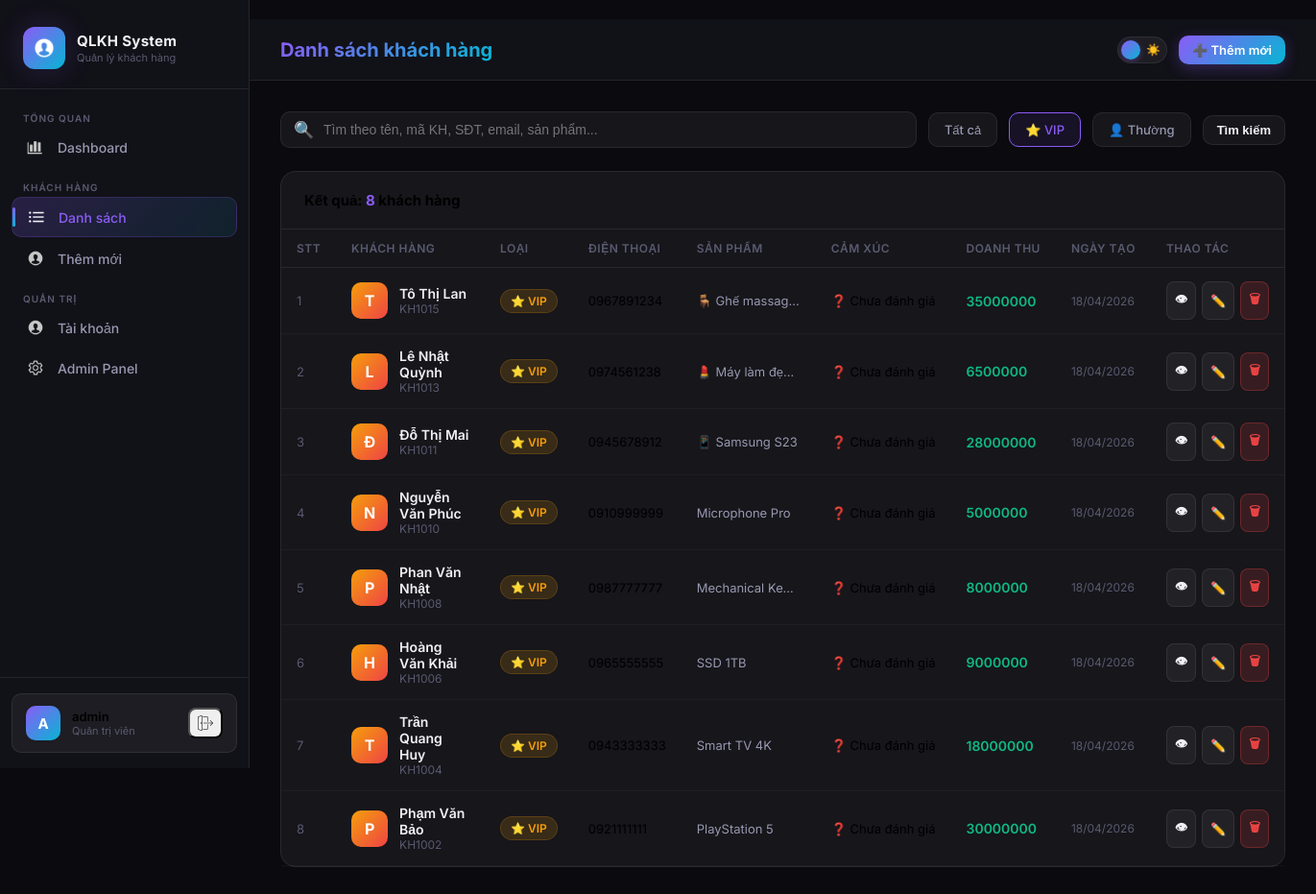
Before: /customers/list/?q=&type=VIP (signed in) with the older database file.
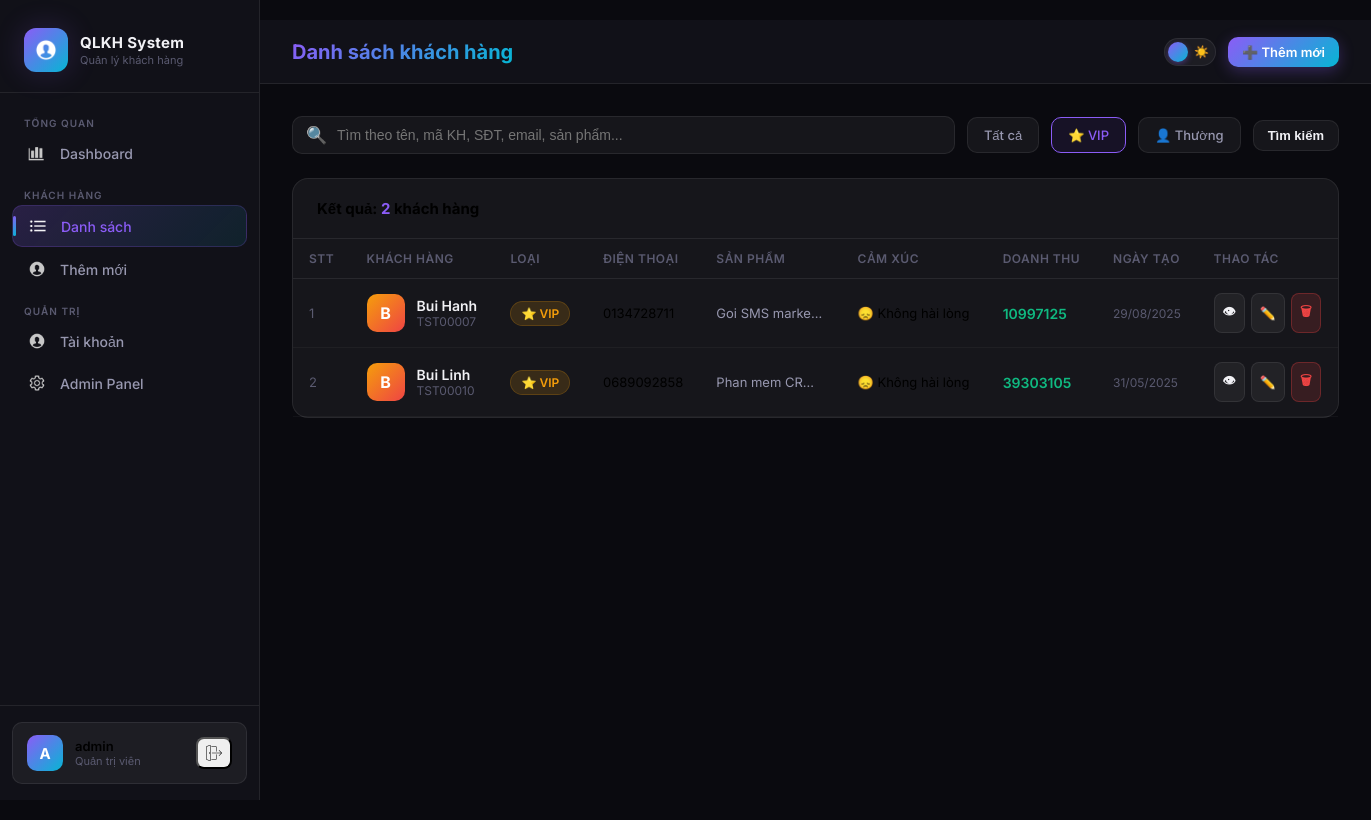
After: the same page with the newer database file.
### accounts/models.py (models this page shows, shortened)
class User(AbstractUser):
    ROLE_CHOICES = [
        ('admin', 'Quản trị viên'),
        ('user', 'Nhân viên'),
    ]
    role = models.CharField(max_length=20, choices=ROLE_CHOICES, default='user', verbose_name='Vai trò')
    class Meta:
        verbose_name = 'Người dùng'
        verbose_name_plural = 'Người dùng'
    def is_admin_user(self):
        return self.role == 'admin'

### customers/models.py (models this page shows, shortened)
class Customer(models.Model):
    GENDER_CHOICES = [
        ('Nam', 'Nam'),
        ('Nữ', 'Nữ'),
        ('Khác', 'Khác'),
    ]
    CUSTOMER_TYPE_CHOICES = [
        ('VIP', 'VIP'),
        ('Thường', 'Thường'),
    ]
    SENTIMENT_CHOICES = [
        ('positive', '😊 Tích cực'),
        ('neutral',  '😐 Trung lập'),
        ('negative', '😞 Tiêu cực'),
        ('',         'Chưa phân tích'),
    ]
    SATISFACTION_CHOICES = [
        ('satisfied', 'Hài lòng'),
        ('neutral', 'Trung lập'),
        ('dissatisfied', 'Không hài lòng'),
        ('', 'Chưa đánh giá'),
    ]
    customer_id   = models.CharField(max_length=50, unique=True, verbose_name='Mã KH', db_index=True)
    name          = models.CharField(max_length=255, verbose_name='Họ và tên')
    group_name    = models.CharField(max_length=100, default='Mặc định', verbose_name='Nhóm KH')
    gender        = models.CharField(max_length=20, choices=GENDER_CHOICES, default='Nam', verbose_name='Giới tính')
    phone         = models.CharField(max_length=20, default='', blank=True, verbose_name='Điện thoại')
    email         = models.EmailField(max_length=255, default='', blank=True, verbose_name='Email')
    customer_type = models.CharField(max_length=50, choices=CUSTOMER_TYPE_CHOICES, default='Thường', verbose_name='Loại KH')
    cmnd          = models.CharField(max_length=30, default='', blank=True, verbose_name='CMND/CCCD')
    birth_date    = models.DateField(null=True, blank=True, verbose_name='Ngày sinh')
    address       = models.CharField(max_length=255, default='', blank=True, verbose_name='Địa chỉ')
    product      = models.CharField(max_length=255, default='', verbose_name='Sản phẩm')
    quantity     = models.IntegerField(default=1, verbose_name='Số lượng')
    unit_price   = models.BigIntegerField(default=0, verbose_name='Đơn giá')
    total_amount = models.BigIntegerField(default=0, verbose_name='Thành tiền')
    feedback         = models.TextField(blank=True, default='', verbose_name='Phản hồi khách hàng')
    sentiment_label  = models.CharField(
        max_length=20, choices=SENTIMENT_CHOICES, default='', blank=True,
        verbose_name='Nhãn cảm xúc',
    )
    sentiment_score  = models.FloatField(null=True, blank=True, verbose_name='Điểm cảm xúc')
    satisfaction_label = models.CharField(
        max_length=20, choices=SATISFACTION_CHOICES, default='', blank=True,
        verbose_name='Mức độ hài lòng',
    )
    cluster_id = models.IntegerField(null=True, blank=True, verbose_name='Nhóm phân cụm')
    created_at = models.DateTimeField(default=timezone.now, verbose_name='Ngày tạo')
    updated_at = models.DateTimeField(null=True, blank=True, verbose_name='Cập nhật lần cuối')
    class Meta:
        verbose_name        = 'Khách hàng'
        verbose_name_plural = 'Khách hàng'
        ordering            = ['-created_at']
        indexes             = [
            models.Index(fields=['customer_type', 'sentiment_label']),
            models.Index(fields=['satisfaction_label']),
            models.Index(fields=['cluster_id']),
        ]
    def is_vip(self):
        return self.customer_type == 'VIP'
    @property
    def sentiment_emoji(self):
        return {'positive': '😊', 'negative': '😞', 'neutral': '😐'}.get(self.sentiment_label, '❓')

### customers/views.py (the view, shortened to what this page needs)
# urls.py: path('list/', views.customer_list_view, name='list'),
@login_required
def customer_list_view(request):
    search = request.GET.get('q', '').strip()
    filter_type = request.GET.get('type', '').strip()
    page_num = request.GET.get('page', 1)
    page_size = 20
    qs = Customer.objects.all()
    if filter_type in ('VIP', 'Thường'):
        qs = qs.filter(customer_type=filter_type)
    qs = qs.order_by('-created_at')
    total_count = qs.count()
    paginator = Paginator(qs, page_size)
    page_obj = paginator.get_page(page_num)
    context = {
        'customers': page_obj,
        'page_obj': page_obj,
        'search': search,
        'filter_type': filter_type,
        'total_count': total_count,
    }
    return render(request, 'customers/list.html', context)

### templates/customers/list.html (shortened to what this page needs)
{% extends 'base.html' %}
{% block page_title %}Danh sách khách hàng{% endblock %}
{% block topbar_actions %}
  <a href="{% url 'customers:add' %}" class="btn btn-primary btn-sm">➕ Thêm mới</a>
{% endblock %}
{% block content %}
<div class="filters-bar">
  <form method="get" style="display:contents">
    <div class="search-wrap">
      <span class="search-icon">🔍</span>
      <input type="text" name="q" value="{{ search }}" placeholder="Tìm theo tên, mã KH, SĐT, email, sản phẩm..." id="search-input">
    </div>
    <a href="{% url 'customers:list' %}" class="filter-chip {% if not filter_type %}active{% endif %}">Tất cả</a>
    <a href="?q={{ search }}&type=VIP" class="filter-chip {% if filter_type == 'VIP' %}active{% endif %}">⭐ VIP</a>
    <a href="?q={{ search }}&type=Thường" class="filter-chip {% if filter_type == 'Thường' %}active{% endif %}">👤 Thường</a>
    <button type="submit" class="btn btn-secondary btn-sm">Tìm kiếm</button>
  </form>
</div>
<div class="card" style="padding:0">
  <div style="display:flex;align-items:center;justify-content:space-between;padding:20px 24px;border-bottom:1px solid var(--border)">
    <h3 style="font-size:15px;font-weight:700">
      Kết quả: <span style="color:var(--accent)">{{ total_count }}</span> khách hàng
    </h3>
  </div>
  <div class="table-wrapper">
    {% if customers %}
    <table>
      <thead>
        <tr>
          <th>STT</th><th>Khách hàng</th><th>Loại</th><th>Điện thoại</th>
          <th>Sản phẩm</th><th>Cảm xúc</th><th>Doanh thu</th><th>Ngày tạo</th><th>Thao tác</th>
        </tr>
      </thead>
      <tbody>
        {% for c in customers %}
        <tr>
          <td style="color:var(--text-muted);font-size:13px">{{ forloop.counter }}</td>
          <td>
            <div style="display:flex;align-items:center;gap:12px">
              <div style="width:38px;height:38px;border-radius:10px;background:{% if c.is_vip %}var(--grad-3){% else %}var(--grad-1){% endif %};display:flex;align-items:center;justify-content:center;font-size:16px;font-weight:700;color:#fff;flex-shrink:0">
                {{ c.name|first|upper }}
              </div>
              <div>
                <a href="{% url 'customers:detail' c.pk %}" style="font-weight:600;color:var(--text-primary);text-decoration:none;font-size:14px;display:block">{{ c.name }}</a>
                <span style="font-size:12px;color:var(--text-muted)">{{ c.customer_id }}</span>
              </div>
            </div>
          </td>
          <td>{% if c.is_vip %}<span class="badge badge-vip">⭐ VIP</span>{% else %}<span class="badge badge-regular">👤 Thường</span>{% endif %}</td>
          <td style="font-size:13px">{{ c.phone|default:"—" }}</td>
          <td style="font-size:13px;max-width:140px;overflow:hidden;text-overflow:ellipsis;white-space:nowrap;color:var(--text-secondary)">{{ c.product|default:"—" }}</td>
          <td style="font-size:13px;white-space:nowrap">{{ c.sentiment_emoji }} {{ c.get_satisfaction_label_display|default:"—" }}</td>
          <td style="font-weight:600;color:var(--accent-3);font-size:14px">{{ c.total_amount|default:0 }}</td>
          <td style="font-size:12px;color:var(--text-muted)">{{ c.created_at|date:"d/m/Y" }}</td>
          <td>
            <div style="display:flex;gap:6px">
              <a href="{% url 'customers:detail' c.pk %}" class="btn btn-secondary btn-icon btn-sm" title="Xem">👁</a>
              <a href="{% url 'customers:edit' c.pk %}" class="btn btn-secondary btn-icon btn-sm" title="Sửa">✏️</a>
              {% if request.user.is_admin_user %}
              <a href="{% url 'customers:delete' c.pk %}" class="btn btn-danger btn-icon btn-sm" title="Xóa">🗑</a>
              {% endif %}
            </div>
          </td>
        </tr>
        {% endfor %}
      </tbody>
    </table>
    {% endif %}
  </div>
</div>
{% endblock %}

### templates/base.html (shortened to what this page needs)
﻿<!DOCTYPE html>
<html lang="vi" data-theme="dark">
<head>
{% load static %}
<link rel="stylesheet" href="{% static 'css/style.css' %}">
</head>
<body>
{% if user.is_authenticated %}
<div class="app-layout">
  <aside class="sidebar" id="sidebar">
    <div class="sidebar-brand">
      <a href="{% url 'customers:dashboard' %}" class="brand-logo">
        <div class="brand-icon"><img src="{% static 'images/icons/inventory/person_icon.png' %}" alt="QLKH"></div>
        <div class="brand-text">
          <span class="brand-name">QLKH System</span>
          <span class="brand-sub">Quản lý khách hàng</span>
        </div>
      </a>
    </div>
    <nav class="sidebar-nav">
      <div class="nav-section">
        <div class="nav-label">Tổng quan</div>
        <a href="{% url 'customers:dashboard' %}" class="nav-item {% if request.resolver_match.url_name == 'dashboard' %}active{% endif %}">
          <span class="icon"><img src="{% static 'images/icons/inventory/analytics_icon.png' %}" alt=""></span> Dashboard
        </a>
      </div>
      <div class="nav-section">
        <div class="nav-label">Khách hàng</div>
        <a href="{% url 'customers:list' %}" class="nav-item {% if request.resolver_match.url_name == 'list' %}active{% endif %}">
          <span class="icon"><img src="{% static 'images/icons/inventory/list_icon.png' %}" alt=""></span> Danh sách
        </a>
        <a href="{% url 'customers:add' %}" class="nav-item {% if request.resolver_match.url_name == 'add' %}active{% endif %}">
          <span class="icon"><img src="{% static 'images/icons/inventory/person_icon.png' %}" alt=""></span> Thêm mới
        </a>
      </div>
      {% if user.is_admin_user %}
      <div class="nav-section">
        <div class="nav-label">Quản trị</div>
        <a href="{% url 'accounts:register' %}" class="nav-item {% if request.resolver_match.url_name == 'register' %}active{% endif %}">
          <span class="icon"><img src="{% static 'images/icons/inventory/person_icon.png' %}" alt=""></span> Tài khoản
        </a>
        <a href="{% url 'admin:index' %}" class="nav-item" target="_blank">
          <span class="icon"><img src="{% static 'images/icons/inventory/settings_icon.png' %}" alt=""></span> Admin Panel
        </a>
      </div>
      {% endif %}
    </nav>
    <div class="sidebar-footer">
      <div class="user-card">
        <div class="user-avatar">{{ user.username|first|upper }}</div>
        <div class="user-info">
          <div class="user-name">{{ user.username }}</div>
          <div class="user-role">{{ user.get_role_display }}</div>
        </div>
        <form method="post" action="{% url 'accounts:logout' %}" style="margin:0">
          <button type="submit" class="user-logout" title="Đăng xuất">
            <img src="{% static 'images/icons/inventory/returns_icon.png' %}" alt="Đăng xuất" class="inline-icon">
          </button>
        </form>
      </div>
    </div>
  </aside>
  <main class="main-content">
    <header class="topbar">
      <div style="display:flex;align-items:center;gap:16px">
        <h1 class="page-title"><span>{% block page_title %}Dashboard{% endblock %}</span></h1>
      </div>
      <div class="topbar-actions">
        <button id="theme-toggle" title="Chuyển đổi giao diện" aria-label="Toggle theme">
          <span class="theme-track">
            <span>🌙</span>
            <span>☀️</span>
          </span>
          <span class="theme-thumb"></span>
        </button>
        {% block topbar_actions %}{% endblock %}
      </div>
    </header>
    <div class="page-content">{% block content %}{% endblock %}</div>
  </main>
</div>
{% endif %}
</body>
</html>

Changed rows visible on the page:
removed Customer: name|first "T", name "Tô Thị Lan", customer_id "KH1015", customer_type "⭐ VIP", phone "0967891234", product "🪑 Ghế massag…", sentiment_emoji "❓", satisfaction_label "Chưa đánh giá", total_amount "35000000", created_at "18/04/2026"
removed Customer: name|first "L", name "Lê Nhật Quỳnh", customer_id "KH1013", customer_type "⭐ VIP", phone "0974561238", product "💄 Máy làm đẹ…", sentiment_emoji "❓", satisfaction_label "Chưa đánh giá", total_amount "6500000", created_at "18/04/2026"
removed Customer: name|first "Đ", name "Đỗ Thị Mai", customer_id "KH1011", customer_type "⭐ VIP", phone "0945678912", product "📱 Samsung S23", sentiment_emoji "❓", satisfaction_label "Chưa đánh giá", total_amount "28000000", created_at "18/04/2026"
removed Customer: name|first "N", name "Nguyễn Văn Phúc", customer_id "KH1010", customer_type "⭐ VIP", phone "0910999999", product "Microphone Pro", sentiment_emoji "❓", satisfaction_label "Chưa đánh giá", total_amount "5000000", created_at "18/04/2026"
removed Customer: name|first "P", name "Phan Văn Nhật", customer_id "KH1008", customer_type "⭐ VIP", phone "0987777777", product "Mechanical Ke…", sentiment_emoji "❓", satisfaction_label "Chưa đánh giá", total_amount "8000000", created_at "18/04/2026"
removed Customer: name|first "H", name "Hoàng Văn Khải", customer_id "KH1006", customer_type "⭐ VIP", phone "0965555555", product "SSD 1TB", sentiment_emoji "❓", satisfaction_label "Chưa đánh giá", total_amount "9000000", created_at "18/04/2026"
removed Customer: name|first "T", name "Trần Quang Huy", customer_id "KH1004", customer_type "⭐ VIP", phone "0943333333", product "Smart TV 4K", sentiment_emoji "❓", satisfaction_label "Chưa đánh giá", total_amount "18000000", created_at "18/04/2026"
removed Customer: name|first "P", name "Phạm Văn Bảo", customer_id "KH1002", customer_type "⭐ VIP", phone "0921111111", product "PlayStation 5", sentiment_emoji "❓", satisfaction_label "Chưa đánh giá", total_amount "30000000", created_at "18/04/2026"
added Customer: name|first "B", name "Bui Hanh", customer_id "TST00007", customer_type "⭐ VIP", phone "0134728711", product "Goi SMS marke…", sentiment_emoji "😞", satisfaction_label "Không hài lòng", total_amount "10997125", created_at "29/08/2025"
added Customer: name|first "B", name "Bui Linh", customer_id "TST00010", customer_type "⭐ VIP", phone "0689092858", product "Phan mem CR…", sentiment_emoji "😞", satisfaction_label "Không hài lòng", total_amount "39303105", created_at "31/05/2025"
Other visible differences:
{{ total_count }}: "8" → "2"
